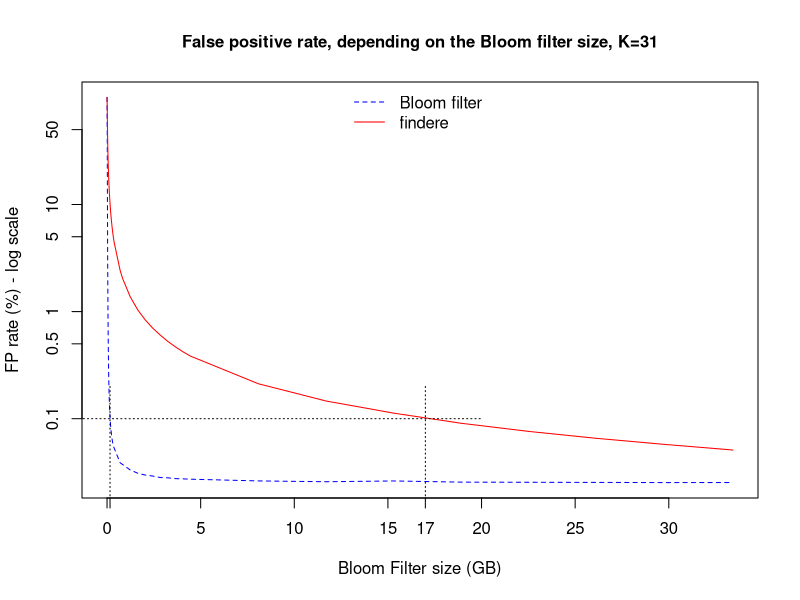

This figure's R source:

pdf(file="fpr_size.pdf",width=6,height=4)
resetPar <- function() {
  dev.new()
  op <- par(no.readonly = TRUE)
  dev.off()
  op
}
resetPar()


dev.new()



dev.off()
#par(mar=c(5,5,3,6), cex.axis=2, cex.lab=2, cex.main = 2)
# par(mar=c(5,5,3,6))
data = read.table("data_FP_wrt_size.txt", head=T)
data$sizeGiga = data$size/8000000000


plot(data$FPR_findere~data$sizeGiga,xlab="Bloom Filter size (GB)",ylab="FP rate (%) - log scale", pch=15, col="blue",log="y",yaxt="n",xaxt="n",
     bg = "blue", type="l",  lty=2,  cex=2, main="False positive rate, depending on the Bloom filter size, K=31", cex.main = 1, cex.lab = 1, cex.axis = 1)
points(data$FPR_BF~data$sizeGiga,type="l",axes=FALSE,xlab="",ylab="",pch=19, col="red",  cex=1, log="y")

yticks<-c(0.1,0.5,1,5,10, 50)
axis(2,at=yticks,labels=yticks)
xticks<-c(0,0.16,5,10,15,17, 20,25,30)
axis(1,at=xticks,labels=xticks)



par(new = TRUE)#, mar=c(5,5,3,6))


segments(-1000, 0.1, 20, 0.1,
         col = par("fg"), lty = 3, lwd = par("lwd"), cex=2)


segments(0.16, 0.000001,  0.16, 0.2,
         col = par("fg"), lty = 3, lwd = par("lwd"), cex=2)

segments(17, 0.000001, 17, 0.2,
         col = par("fg"), lty = 3, lwd = par("lwd"), cex=2)

legend( x="top", 
        legend=c("Bloom filter","findere"), 
        col=c("blue","red"), lty=c(2,1),
        lwd=1, merge=TRUE, bty = "n", cex=c(1,1) )


dev.off()



